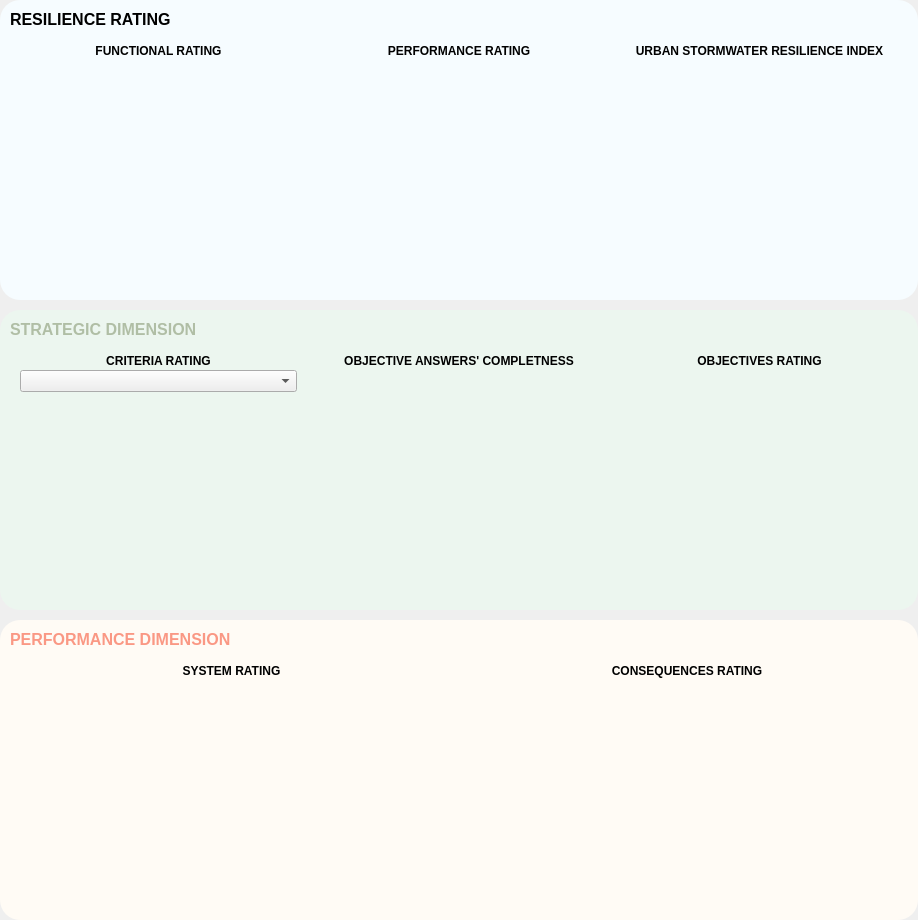
            <widget class="QWidget" name="Dashboard_WidgetContents">
             <property name="geometry">
              <rect>
               <x>0</x>
               <y>0</y>
               <width>918</width>
               <height>920</height>
              </rect>
             </property>
             <layout class="QVBoxLayout" name="verticalLayout_44" stretch="0,0,0">
              <property name="spacing">
               <number>10</number>
              </property>
              <property name="sizeConstraint">
               <enum>QLayout::SetDefaultConstraint</enum>
              </property>
              <property name="leftMargin">
               <number>0</number>
              </property>
              <property name="topMargin">
               <number>0</number>
              </property>
              <property name="rightMargin">
               <number>0</number>
              </property>
              <property name="bottomMargin">
               <number>0</number>
              </property>
              <item>
               <widget class="QFrame" name="Overall_Frame">
                <property name="minimumSize">
                 <size>
                  <width>0</width>
                  <height>300</height>
                 </size>
                </property>
                <property name="styleSheet">
                 <string notr="true">QFrame {
background-color: rgb(246, 252, 255);
border-radius: 20px
}</string>
                </property>
                <layout class="QVBoxLayout" name="verticalLayout_27">
                 <property name="spacing">
                  <number>5</number>
                 </property>
                 <property name="leftMargin">
                  <number>10</number>
                 </property>
                 <property name="topMargin">
                  <number>10</number>
                 </property>
                 <property name="rightMargin">
                  <number>10</number>
                 </property>
                 <property name="bottomMargin">
                  <number>10</number>
                 </property>
                 <item>
                  <widget class="QLabel" name="Overall_Label">
                   <property name="text">
                    <string>&lt;!DOCTYPE HTML PUBLIC &quot;-//W3C//DTD HTML 4.0//EN&quot; &quot;http://www.w3.org/TR/REC-html40/strict.dtd&quot;&gt;
&lt;html&gt;&lt;head&gt;&lt;meta name=&quot;qrichtext&quot; content=&quot;1&quot; /&gt;&lt;meta charset=&quot;utf-8&quot; /&gt;&lt;style type=&quot;text/css&quot;&gt;
p, li { white-space: pre-wrap; }
hr { height: 1px; border-width: 0; }
li.unchecked::marker { content: &quot;\2610&quot;; }
li.checked::marker { content: &quot;\2612&quot;; }
&lt;/style&gt;&lt;/head&gt;&lt;body style=&quot; font-family:'Segoe UI'; font-size:9pt; font-weight:400; font-style:normal;&quot;&gt;
&lt;p style=&quot; margin-top:12px; margin-bottom:12px; margin-left:0px; margin-right:0px; -qt-block-indent:0; text-indent:0px;&quot;&gt;&lt;span style=&quot; font-size:12pt; font-weight:700;&quot;&gt;RESILIENCE RATING&lt;/span&gt;&lt;/p&gt;&lt;/body&gt;&lt;/html&gt;</string>
                   </property>
                   <property name="alignment">
                    <set>Qt::AlignLeading|Qt::AlignLeft|Qt::AlignVCenter</set>
                   </property>
                  </widget>
                 </item>
                 <item>
                  <widget class="QWidget" name="Overall_Content_Widget" native="true">
                   <layout class="QHBoxLayout" name="Overall_HLayout_2" stretch="1,1,1">
                    <property name="spacing">
                     <number>5</number>
                    </property>
                    <property name="leftMargin">
                     <number>1</number>
                    </property>
                    <property name="topMargin">
                     <number>1</number>
                    </property>
                    <property name="rightMargin">
                     <number>1</number>
                    </property>
                    <property name="bottomMargin">
                     <number>1</number>
                    </property>
                    <item>
                     <widget class="QWidget" name="OFR_Widget" native="true">
                      <layout class="QVBoxLayout" name="verticalLayout_22" stretch="0,1">
                       <property name="spacing">
                        <number>2</number>
                       </property>
                       <item>
                        <widget class="QLabel" name="OFR_Label">
                         <property name="text">
                          <string>&lt;html&gt;&lt;head/&gt;&lt;body&gt;&lt;p align=&quot;center&quot;&gt;&lt;span style=&quot; font-weight:700;&quot;&gt;FUNCTIONAL RATING&lt;/span&gt;&lt;/p&gt;&lt;/body&gt;&lt;/html&gt;</string>
                         </property>
                         <property name="alignment">
                          <set>Qt::AlignCenter</set>
                         </property>
                        </widget>
                       </item>
                       <item>
                        <widget class="QWidget" name="OFR_Plot" native="true"/>
                       </item>
                      </layout>
                     </widget>
                    </item>
                    <item>
                     <widget class="QWidget" name="OPR_Widget" native="true">
                      <layout class="QVBoxLayout" name="verticalLayout_23" stretch="0,1">
                       <property name="spacing">
                        <number>2</number>
                       </property>
                       <item>
                        <widget class="QLabel" name="OPR_Label">
                         <property name="text">
                          <string>&lt;html&gt;&lt;head/&gt;&lt;body&gt;&lt;p align=&quot;center&quot;&gt;&lt;span style=&quot; font-weight:700;&quot;&gt;PERFORMANCE RATING&lt;/span&gt;&lt;/p&gt;&lt;/body&gt;&lt;/html&gt;</string>
                         </property>
                         <property name="alignment">
                          <set>Qt::AlignCenter</set>
                         </property>
                        </widget>
                       </item>
                       <item>
                        <widget class="QWidget" name="OPR_Plot" native="true"/>
                       </item>
                      </layout>
                     </widget>
                    </item>
                    <item>
                     <widget class="QWidget" name="ORR_Widget" native="true">
                      <layout class="QVBoxLayout" name="verticalLayout_24" stretch="0,1">
                       <property name="spacing">
                        <number>2</number>
                       </property>
                       <item>
                        <widget class="QLabel" name="ORR_Label">
                         <property name="text">
                          <string>&lt;html&gt;&lt;head/&gt;&lt;body&gt;&lt;p align=&quot;center&quot;&gt;&lt;span style=&quot; font-weight:700;&quot;&gt;URBAN STORMWATER RESILIENCE INDEX&lt;/span&gt;&lt;/p&gt;&lt;/body&gt;&lt;/html&gt;</string>
                         </property>
                         <property name="alignment">
                          <set>Qt::AlignCenter</set>
                         </property>
                        </widget>
                       </item>
                       <item>
                        <widget class="QWidget" name="ORR_Plot" native="true"/>
                       </item>
                      </layout>
                     </widget>
                    </item>
                   </layout>
                  </widget>
                 </item>
                </layout>
               </widget>
              </item>
              <item>
               <widget class="QFrame" name="Functional_Frame">
                <property name="minimumSize">
                 <size>
                  <width>0</width>
                  <height>300</height>
                 </size>
                </property>
                <property name="styleSheet">
                 <string notr="true">QFrame {
background-color: rgb(236, 246, 239);
border-radius: 20px
}</string>
                </property>
                <layout class="QVBoxLayout" name="verticalLayout_39">
                 <property name="spacing">
                  <number>5</number>
                 </property>
                 <property name="leftMargin">
                  <number>10</number>
                 </property>
                 <property name="topMargin">
                  <number>10</number>
                 </property>
                 <property name="rightMargin">
                  <number>10</number>
                 </property>
                 <property name="bottomMargin">
                  <number>10</number>
                 </property>
                 <item>
                  <widget class="QLabel" name="Overall_Label_3">
                   <property name="text">
                    <string>&lt;!DOCTYPE HTML PUBLIC &quot;-//W3C//DTD HTML 4.0//EN&quot; &quot;http://www.w3.org/TR/REC-html40/strict.dtd&quot;&gt;
&lt;html&gt;&lt;head&gt;&lt;meta name=&quot;qrichtext&quot; content=&quot;1&quot; /&gt;&lt;meta charset=&quot;utf-8&quot; /&gt;&lt;style type=&quot;text/css&quot;&gt;
p, li { white-space: pre-wrap; }
hr { height: 1px; border-width: 0; }
li.unchecked::marker { content: &quot;\2610&quot;; }
li.checked::marker { content: &quot;\2612&quot;; }
&lt;/style&gt;&lt;/head&gt;&lt;body style=&quot; font-family:'Segoe UI'; font-size:9pt; font-weight:400; font-style:normal;&quot;&gt;
&lt;p style=&quot; margin-top:12px; margin-bottom:12px; margin-left:0px; margin-right:0px; -qt-block-indent:0; text-indent:0px;&quot;&gt;&lt;span style=&quot; font-size:12pt; font-weight:700; color:#b0bea5;&quot;&gt;STRATEGIC DIMENSION&lt;/span&gt;&lt;/p&gt;&lt;/body&gt;&lt;/html&gt;</string>
                   </property>
                   <property name="alignment">
                    <set>Qt::AlignLeading|Qt::AlignLeft|Qt::AlignVCenter</set>
                   </property>
                  </widget>
                 </item>
                 <item>
                  <widget class="QWidget" name="Functional_Content_Widget" native="true">
                   <layout class="QHBoxLayout" name="Functional_HLayout" stretch="1,1,1">
                    <property name="spacing">
                     <number>5</number>
                    </property>
                    <property name="leftMargin">
                     <number>1</number>
                    </property>
                    <property name="topMargin">
                     <number>1</number>
                    </property>
                    <property name="rightMargin">
                     <number>1</number>
                    </property>
                    <property name="bottomMargin">
                     <number>1</number>
                    </property>
                    <item>
                     <widget class="QWidget" name="FCR_Widget" native="true">
                      <layout class="QVBoxLayout" name="verticalLayout_30" stretch="0,0,1">
                       <property name="spacing">
                        <number>2</number>
                       </property>
                       <item>
                        <widget class="QLabel" name="label_13">
                         <property name="text">
                          <string>&lt;html&gt;&lt;head/&gt;&lt;body&gt;&lt;p&gt;&lt;span style=&quot; font-weight:700;&quot;&gt;CRITERIA RATING&lt;/span&gt;&lt;/p&gt;&lt;/body&gt;&lt;/html&gt;</string>
                         </property>
                         <property name="alignment">
                          <set>Qt::AlignCenter</set>
                         </property>
                        </widget>
                       </item>
                       <item>
                        <widget class="QComboBox" name="FCR_ComboBox">
                         <property name="sizePolicy">
                          <sizepolicy hsizetype="Minimum" vsizetype="Fixed">
                           <horstretch>0</horstretch>
                           <verstretch>0</verstretch>
                          </sizepolicy>
                         </property>
                         <property name="minimumSize">
                          <size>
                           <width>0</width>
                           <height>0</height>
                          </size>
                         </property>
                         <property name="maximumSize">
                          <size>
                           <width>16777215</width>
                           <height>16777215</height>
                          </size>
                         </property>
                         <property name="autoFillBackground">
                          <bool>false</bool>
                         </property>
                         <property name="currentText">
                          <string/>
                         </property>
                         <property name="insertPolicy">
                          <enum>QComboBox::InsertAtBottom</enum>
                         </property>
                         <property name="placeholderText">
                          <string>Select objective...</string>
                         </property>
                         <property name="frame">
                          <bool>true</bool>
                         </property>
                         <property name="modelColumn">
                          <number>0</number>
                         </property>
                        </widget>
                       </item>
                       <item>
                        <widget class="QWidget" name="FCR_Plot" native="true"/>
                       </item>
                      </layout>
                     </widget>
                    </item>
                    <item>
                     <widget class="QWidget" name="FOC_Widget" native="true">
                      <layout class="QVBoxLayout" name="verticalLayout_38" stretch="0,1">
                       <property name="spacing">
                        <number>2</number>
                       </property>
                       <item>
                        <widget class="QLabel" name="FOC_Label">
                         <property name="text">
                          <string>&lt;html&gt;&lt;head/&gt;&lt;body&gt;&lt;p align=&quot;center&quot;&gt;&lt;span style=&quot; font-weight:700;&quot;&gt;OBJECTIVE ANSWERS' COMPLETNESS&lt;/span&gt;&lt;/p&gt;&lt;/body&gt;&lt;/html&gt;</string>
                         </property>
                         <property name="alignment">
                          <set>Qt::AlignCenter</set>
                         </property>
                        </widget>
                       </item>
                       <item>
                        <widget class="QWidget" name="FOC_Plot" native="true"/>
                       </item>
                      </layout>
                     </widget>
                    </item>
                    <item>
                     <widget class="QWidget" name="FOR_Widget" native="true">
                      <layout class="QVBoxLayout" name="verticalLayout_33" stretch="0,1">
                       <property name="spacing">
                        <number>2</number>
                       </property>
                       <item>
                        <widget class="QLabel" name="FOR_Label">
                         <property name="text">
                          <string>&lt;html&gt;&lt;head/&gt;&lt;body&gt;&lt;p&gt;&lt;span style=&quot; font-weight:700;&quot;&gt;OBJECTIVES RATING&lt;/span&gt;&lt;/p&gt;&lt;/body&gt;&lt;/html&gt;</string>
                         </property>
                         <property name="alignment">
                          <set>Qt::AlignCenter</set>
                         </property>
                        </widget>
                       </item>
                       <item>
                        <widget class="QWidget" name="FOR_Plot" native="true"/>
                       </item>
                      </layout>
                     </widget>
                    </item>
                   </layout>
                  </widget>
                 </item>
                </layout>
               </widget>
              </item>
              <item>
               <widget class="QFrame" name="Performance_Frame">
                <property name="minimumSize">
                 <size>
                  <width>0</width>
                  <height>300</height>
                 </size>
                </property>
                <property name="styleSheet">
                 <string notr="true">QFrame {
background-color: rgb(255, 251, 245);
border-radius: 20px
}</string>
                </property>
                <layout class="QVBoxLayout" name="verticalLayout_43">
                 <property name="spacing">
                  <number>5</number>
                 </property>
                 <property name="leftMargin">
                  <number>10</number>
                 </property>
                 <property name="topMargin">
                  <number>10</number>
                 </property>
                 <property name="rightMargin">
                  <number>10</number>
                 </property>
                 <property name="bottomMargin">
                  <number>10</number>
                 </property>
                 <item>
                  <widget class="QLabel" name="Performance_Label">
                   <property name="text">
                    <string>&lt;!DOCTYPE HTML PUBLIC &quot;-//W3C//DTD HTML 4.0//EN&quot; &quot;http://www.w3.org/TR/REC-html40/strict.dtd&quot;&gt;
&lt;html&gt;&lt;head&gt;&lt;meta name=&quot;qrichtext&quot; content=&quot;1&quot; /&gt;&lt;meta charset=&quot;utf-8&quot; /&gt;&lt;style type=&quot;text/css&quot;&gt;
p, li { white-space: pre-wrap; }
hr { height: 1px; border-width: 0; }
li.unchecked::marker { content: &quot;\2610&quot;; }
li.checked::marker { content: &quot;\2612&quot;; }
&lt;/style&gt;&lt;/head&gt;&lt;body style=&quot; font-family:'Segoe UI'; font-size:9pt; font-weight:400; font-style:normal;&quot;&gt;
&lt;p style=&quot; margin-top:12px; margin-bottom:12px; margin-left:0px; margin-right:0px; -qt-block-indent:0; text-indent:0px;&quot;&gt;&lt;span style=&quot; font-size:12pt; font-weight:700; color:#fa9884;&quot;&gt;PERFORMANCE DIMENSION&lt;/span&gt;&lt;/p&gt;&lt;/body&gt;&lt;/html&gt;</string>
                   </property>
                   <property name="alignment">
                    <set>Qt::AlignLeading|Qt::AlignLeft|Qt::AlignVCenter</set>
                   </property>
                  </widget>
                 </item>
                 <item>
                  <widget class="QWidget" name="Performance_Content_Widget" native="true">
                   <layout class="QHBoxLayout" name="Overall_HLayout_4" stretch="1,1">
                    <property name="spacing">
                     <number>15</number>
                    </property>
                    <property name="leftMargin">
                     <number>1</number>
                    </property>
                    <property name="topMargin">
                     <number>1</number>
                    </property>
                    <property name="rightMargin">
                     <number>1</number>
                    </property>
                    <property name="bottomMargin">
                     <number>1</number>
                    </property>
                    <item>
                     <widget class="QWidget" name="PSR_Widget" native="true">
                      <layout class="QVBoxLayout" name="verticalLayout_40" stretch="0,1">
                       <property name="spacing">
                        <number>2</number>
                       </property>
                       <item>
                        <widget class="QLabel" name="PSR_Label">
                         <property name="text">
                          <string>&lt;html&gt;&lt;head/&gt;&lt;body&gt;&lt;p align=&quot;center&quot;&gt;&lt;span style=&quot; font-weight:700;&quot;&gt;SYSTEM RATING&lt;/span&gt;&lt;/p&gt;&lt;/body&gt;&lt;/html&gt;</string>
                         </property>
                         <property name="alignment">
                          <set>Qt::AlignCenter</set>
                         </property>
                        </widget>
                       </item>
                       <item>
                        <widget class="QWidget" name="PSR_Plot" native="true"/>
                       </item>
                      </layout>
                     </widget>
                    </item>
                    <item>
                     <widget class="QWidget" name="PCR_Widget" native="true">
                      <layout class="QVBoxLayout" name="verticalLayout_41" stretch="0,1">
                       <property name="spacing">
                        <number>2</number>
                       </property>
                       <item>
                        <widget class="QLabel" name="PCR_Label">
                         <property name="text">
                          <string>&lt;html&gt;&lt;head/&gt;&lt;body&gt;&lt;p align=&quot;center&quot;&gt;&lt;span style=&quot; font-weight:700;&quot;&gt;CONSEQUENCES RATING&lt;/span&gt;&lt;/p&gt;&lt;/body&gt;&lt;/html&gt;</string>
                         </property>
                         <property name="alignment">
                          <set>Qt::AlignCenter</set>
                         </property>
                        </widget>
                       </item>
                       <item>
                        <widget class="QWidget" name="PCR_Plot" native="true"/>
                       </item>
                      </layout>
                     </widget>
                    </item>
                   </layout>
                  </widget>
                 </item>
                </layout>
               </widget>
              </item>
             </layout>
            </widget>
